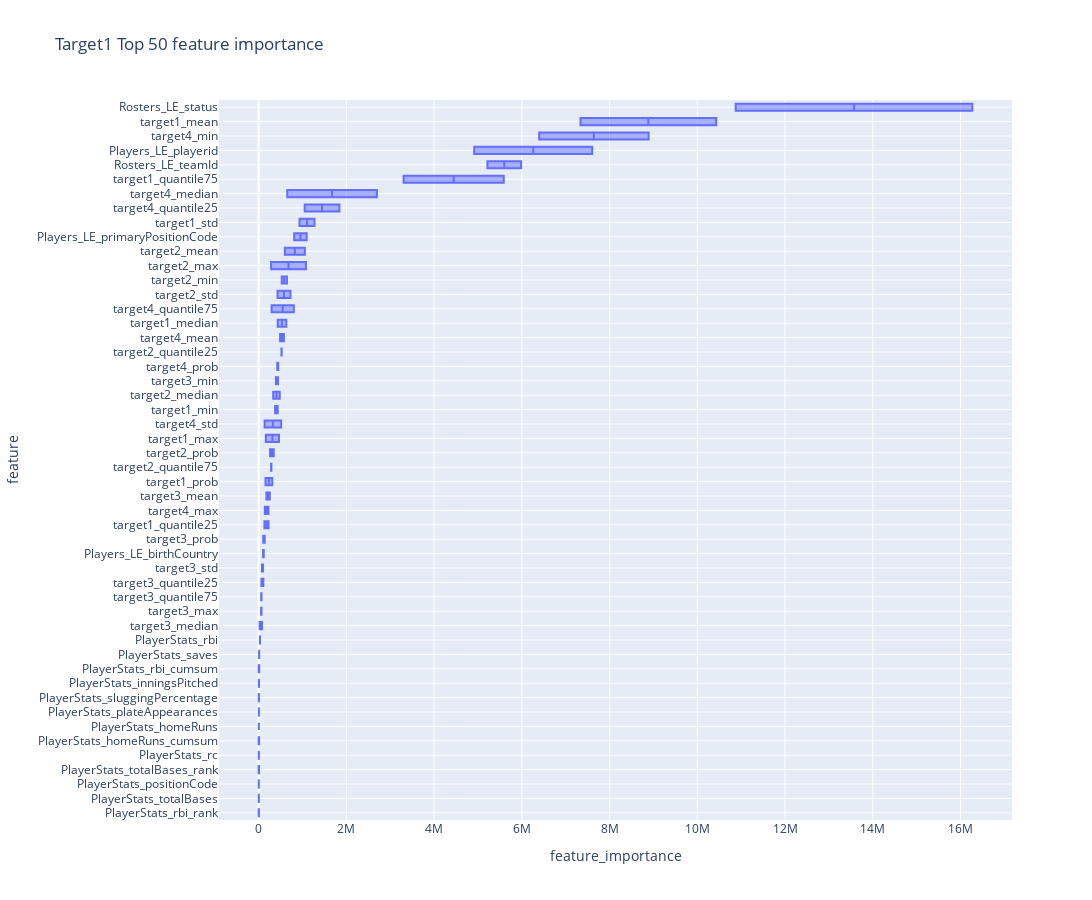
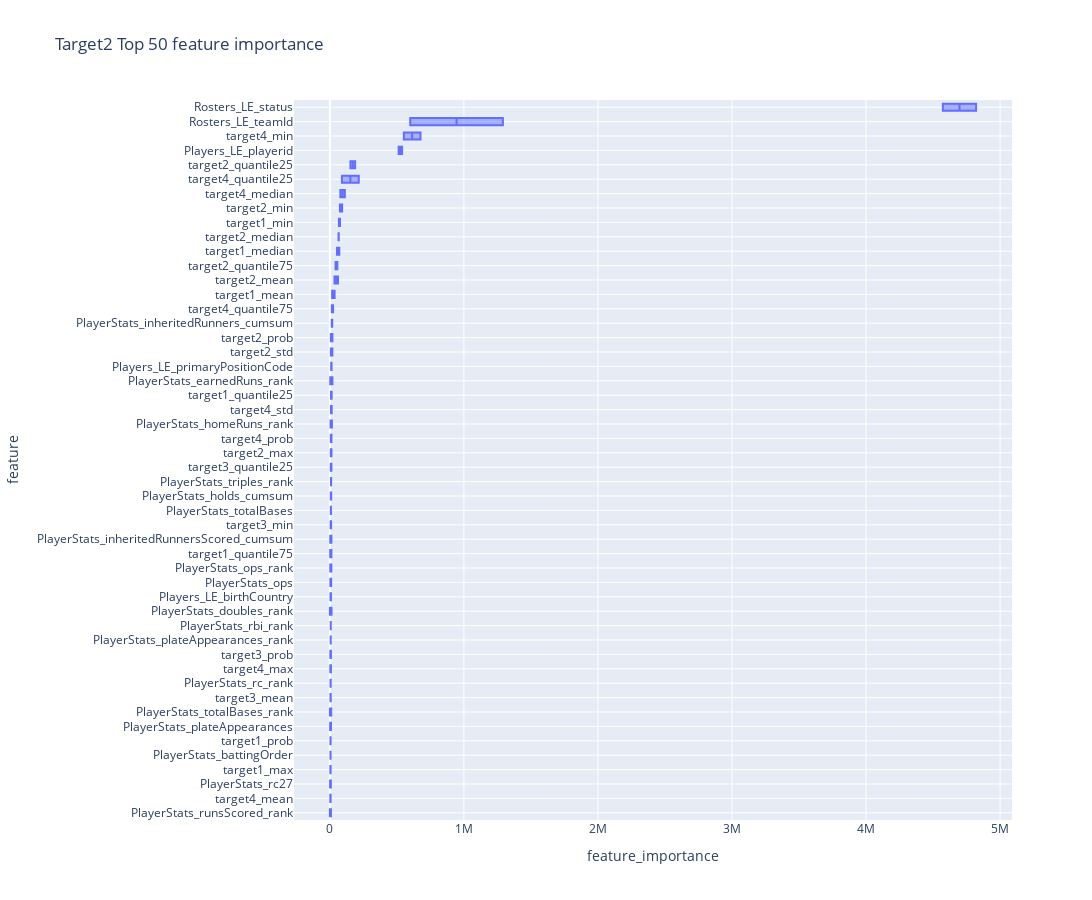
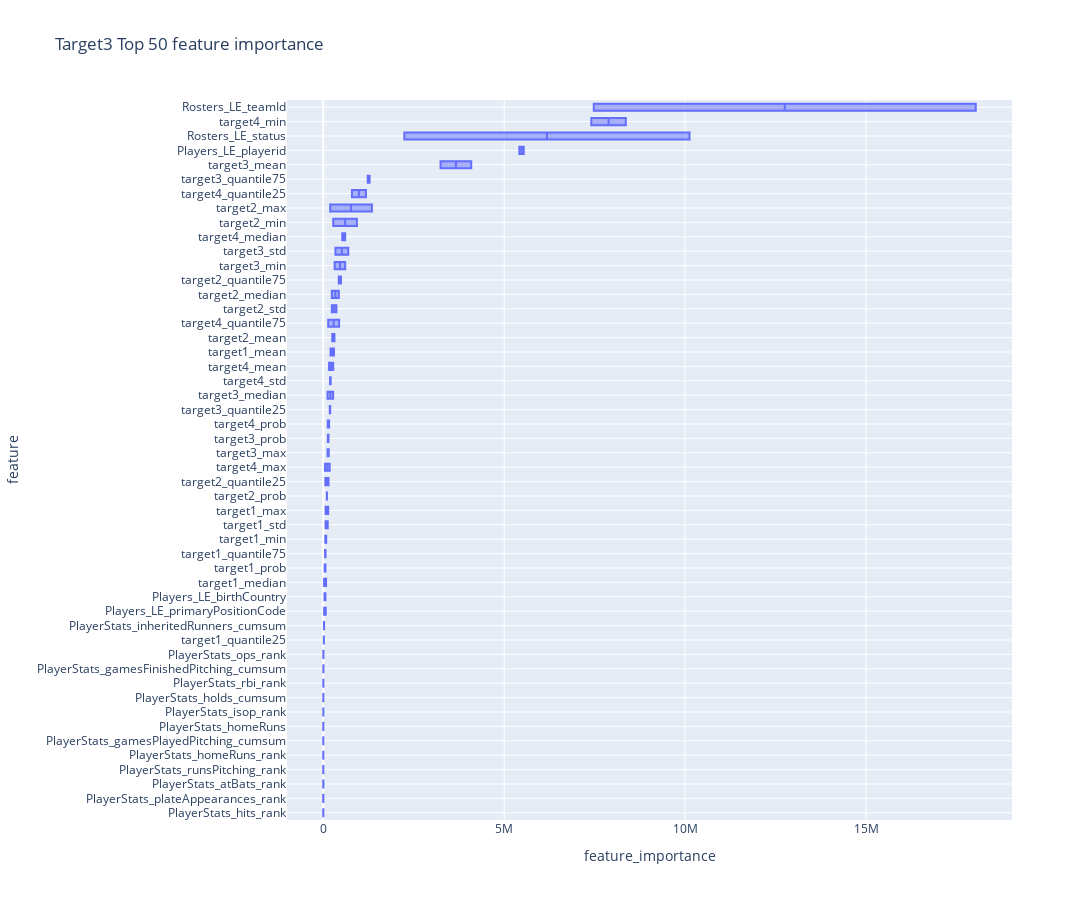
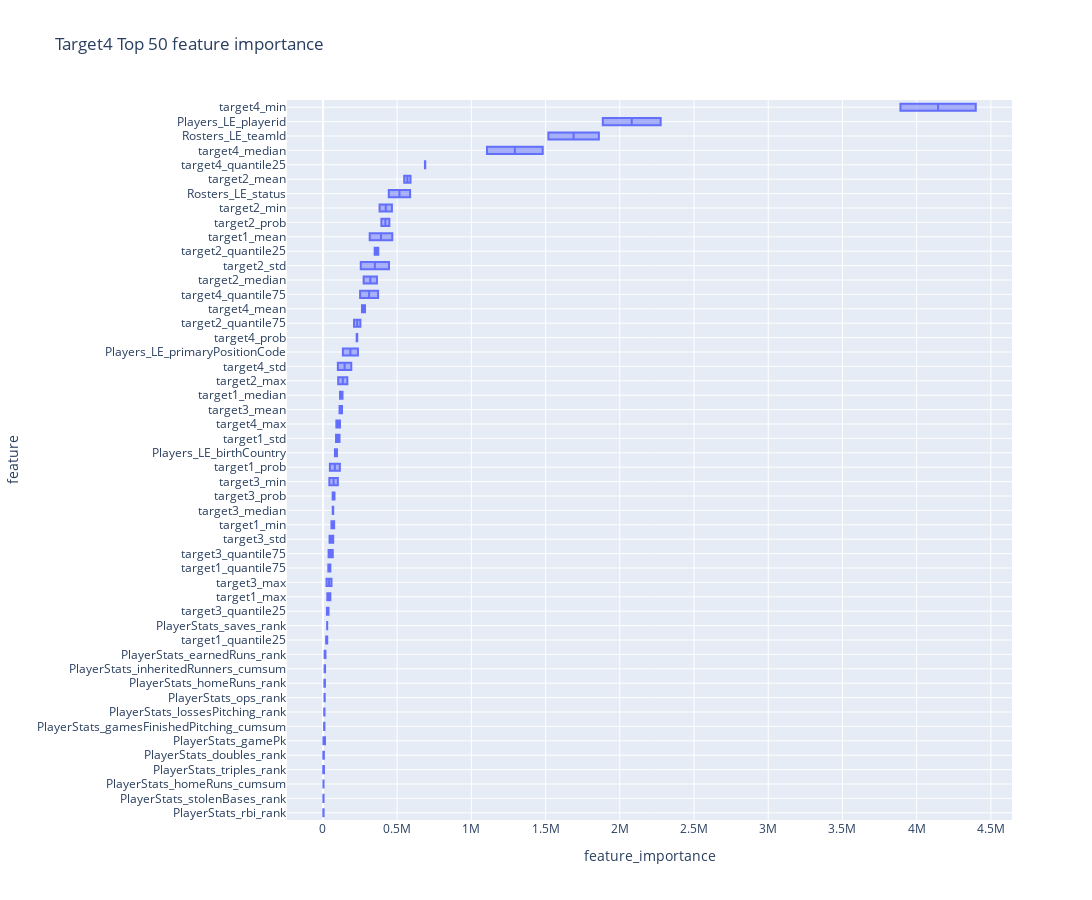

Source (notebook cell) for these figures, in order:
### Code cell
visualize_feature_importance(models, train_feat_df)

### Figure 1 — Plotly figure (JSON) as saved in the notebook; plotly's stock layout.template omitted (floating-point values rounded to 4 significant figures)
{"data": [{"alignmentgroup": "True", "hovertemplate": "feature_importance=%{x}<br>feature=%{y}<extra></extra>", "legendgroup": "", "marker": {"color": "#636efa"}, "name": "", "notched": false, "offsetgroup": "", "orientation": "h", "showlegend": false, "type": "box", "x": [10430000.0, 932300.0, 163800.0, 375900.0, 435000.0, 226400.0, 5588000.0, 311300.0, 1054000.0, 431700.0, 283400.0, 644900.0, 331700.0, 524900.0, 290500.0, 343300.0, 254800.0, 76820.0, 65210.0, 440800.0, 23230.0, 64100.0, 64220.0, 105500.0, 489300.0, 136400.0, 141500.0, 6394000.0, 652200.0, 1049000.0, 295500.0, 446400.0, 5215000.0, 16270000.0, 115300.0, 1096000.0, 7606000.0, 3863.0, 5831.0, 5222.0, 30610.0, 4510.0, 11450.0, 6171.0, 10230.0, 2468.0, 4725.0, 4375.0, 6212.0, 1021.0, 7337000.0, 1274000.0, 463500.0, 434100.0, 631100.0, 132100.0, 3305000.0, 156900.0, 597800.0, 725900.0, 1078000.0, 526500.0, 480900.0, 520600.0, 283300.0, 259900.0, 176800.0, 101300.0, 56480.0, 393200.0, 77250.0, 107300.0, 59300.0, 138200.0, 576300.0, 513700.0, 223400.0, 8891000.0, 2696000.0, 1842000.0, 802300.0, 425100.0, 5983000.0, 10880000.0, 101700.0, 810900.0, 4914000.0, 4717.0, 5765.0, 5303.0, 27540.0, 3830.0, 11000.0, 8293.0, 242.4, 13100.0, 6906.0, 5755.0, 1875.0, 8576.0], "x0": " ", "xaxis": "x", "y": ["target1_mean", "target1_std", "target1_max", "target1_min", "target1_median", "target1_quantile25", "target1_quantile75", "target1_prob", "target2_mean", "target2_std", "target2_max", "target2_min", "target2_median", "target2_quantile25", "target2_quantile75", "target2_prob", "target3_mean", "target3_std", "target3_max", "target3_min", "target3_median", "target3_quantile25", "target3_quantile75", "target3_prob", "target4_mean", "target4_std", "target4_max", "target4_min", "target4_median", "target4_quantile25", "target4_quantile75", "target4_prob", "Rosters_LE_teamId", "Rosters_LE_status", "Players_LE_birthCountry", "Players_LE_primaryPositionCode", "Players_LE_playerid", "PlayerStats_positionCode", "PlayerStats_plateAppearances", "PlayerStats_homeRuns", "PlayerStats_rbi", "PlayerStats_totalBases", "PlayerStats_saves", "PlayerStats_inningsPitched", "PlayerStats_homeRuns_cumsum", "PlayerStats_rbi_cumsum", "PlayerStats_sluggingPercentage", "PlayerStats_rc", "PlayerStats_rbi_rank", "PlayerStats_totalBases_rank", "target1_mean", "target1_std", "target1_max", "target1_min", "target1_median", "target1_quantile25", "target1_quantile75", "target1_prob", "target2_mean", "target2_std", "target2_max", "target2_min", "target2_median", "target2_quantile25", "target2_quantile75", "target2_prob", "target3_mean", "target3_std", "target3_max", "target3_min", "target3_median", "target3_quantile25", "target3_quantile75", "target3_prob", "target4_mean", "target4_std", "target4_max", "target4_min", "target4_median", "target4_quantile25", "target4_quantile75", "target4_prob", "Rosters_LE_teamId", "Rosters_LE_status", "Players_LE_birthCountry", "Players_LE_primaryPositionCode", "Players_LE_playerid", "PlayerStats_positionCode", "PlayerStats_plateAppearances", "PlayerStats_homeRuns", "PlayerStats_rbi", "PlayerStats_totalBases", "PlayerStats_saves", "PlayerStats_inningsPitched", "PlayerStats_homeRuns_cumsum", "PlayerStats_rbi_cumsum", "PlayerStats_sluggingPercentage", "PlayerStats_rc", "PlayerStats_rbi_rank", "PlayerStats_totalBases_rank"], "y0": " ", "yaxis": "y"}], "layout": {"boxmode": "group", "height": 900, "legend": {"tracegroupgap": 0}, "title": {"text": "Target1 Top 50 feature importance"}, "width": 1250, "xaxis": {"anchor": "y", "domain": [0, 1], "title": {"text": "feature_importance"}}, "yaxis": {"anchor": "x", "categoryarray": ["PlayerStats_rbi_rank", "PlayerStats_totalBases", "PlayerStats_positionCode", "PlayerStats_totalBases_rank", "PlayerStats_rc", "PlayerStats_homeRuns_cumsum", "PlayerStats_homeRuns", "PlayerStats_plateAppearances", "PlayerStats_sluggingPercentage", "PlayerStats_inningsPitched", "PlayerStats_rbi_cumsum", "PlayerStats_saves", "PlayerStats_rbi", "target3_median", "target3_max", "target3_quantile75", "target3_quantile25", "target3_std", "Players_LE_birthCountry", "target3_prob", "target1_quantile25", "target4_max", "target3_mean", "target1_prob", "target2_quantile75", "target2_prob", "target1_max", "target4_std", "target1_min", "target2_median", "target3_min", "target4_prob", "target2_quantile25", "target4_mean", "target1_median", "target4_quantile75", "target2_std", "target2_min", "target2_max", "target2_mean", "Players_LE_primaryPositionCode", "target1_std", "target4_quantile25", "target4_median", "target1_quantile75", "Rosters_LE_teamId", "Players_LE_playerid", "target4_min", "target1_mean", "Rosters_LE_status"], "categoryorder": "array", "domain": [0, 1], "showgrid": true, "title": {"text": "feature"}}}}

### Figure 2 — Plotly figure (JSON) as saved in the notebook; plotly's stock layout.template omitted (floating-point values rounded to 4 significant figures)
{"data": [{"alignmentgroup": "True", "hovertemplate": "feature_importance=%{x}<br>feature=%{y}<extra></extra>", "legendgroup": "", "marker": {"color": "#636efa"}, "name": "", "notched": false, "offsetgroup": "", "orientation": "h", "showlegend": false, "type": "box", "x": [35040.0, 3724.0, 75600.0, 70070.0, 13180.0, 2350.0, 4357.0, 60440.0, 18320.0, 6488.0, 91210.0, 64430.0, 153400.0, 42180.0, 18620.0, 4488.0, 8845.0, 6357.0, 7716.0, 5148.0, 7991.0, 7589.0, 551700.0, 77860.0, 215300.0, 23880.0, 11490.0, 1290000.0, 4573000.0, 7851.0, 12280.0, 538700.0, 4372.0, 2011.0, 7808.0, 9657.0, 17320.0, 11280.0, 3659.0, 7200.0, 15130.0, 5944.0, 12270.0, 9149.0, 7776.0, 225.9, 6079.0, 2915.0, 5839.0, 18880.0, 16670.0, 5206.0, 67470.0, 52620.0, 8246.0, 11270.0, 5244.0, 34140.0, 7147.0, 11800.0, 74670.0, 66020.0, 188200.0, 55710.0, 7089.0, 5929.0, 5312.0, 11330.0, 3466.0, 3298.0, 13310.0, 3085.0, 675800.0, 111500.0, 89750.0, 14590.0, 6970.0, 599400.0, 4821000.0, 4614.0, 9482.0, 512900.0, 4930.0, 8091.0, 6568.0, 6309.0, 13710.0, 2853.0, 9299.0, 1493.0, 5030.0, 6160.0, 0, 8060.0, 0, 10050.0, 5824.0, 10500.0, 4668.0, 2696.0], "x0": " ", "xaxis": "x", "y": ["target1_mean", "target1_max", "target1_min", "target1_median", "target1_quantile25", "target1_quantile75", "target1_prob", "target2_mean", "target2_std", "target2_max", "target2_min", "target2_median", "target2_quantile25", "target2_quantile75", "target2_prob", "target3_mean", "target3_min", "target3_quantile25", "target3_prob", "target4_mean", "target4_std", "target4_max", "target4_min", "target4_median", "target4_quantile25", "target4_quantile75", "target4_prob", "Rosters_LE_teamId", "Rosters_LE_status", "Players_LE_birthCountry", "Players_LE_primaryPositionCode", "Players_LE_playerid", "PlayerStats_battingOrder", "PlayerStats_plateAppearances", "PlayerStats_totalBases", "PlayerStats_holds_cumsum", "PlayerStats_inheritedRunners_cumsum", "PlayerStats_inheritedRunnersScored_cumsum", "PlayerStats_ops", "PlayerStats_rc27", "PlayerStats_homeRuns_rank", "PlayerStats_rbi_rank", "PlayerStats_doubles_rank", "PlayerStats_triples_rank", "PlayerStats_runsScored_rank", "PlayerStats_totalBases_rank", "PlayerStats_plateAppearances_rank", "PlayerStats_ops_rank", "PlayerStats_rc_rank", "PlayerStats_earnedRuns_rank", "target1_mean", "target1_max", "target1_min", "target1_median", "target1_quantile25", "target1_quantile75", "target1_prob", "target2_mean", "target2_std", "target2_max", "target2_min", "target2_median", "target2_quantile25", "target2_quantile75", "target2_prob", "target3_mean", "target3_min", "target3_quantile25", "target3_prob", "target4_mean", "target4_std", "target4_max", "target4_min", "target4_median", "target4_quantile25", "target4_quantile75", "target4_prob", "Rosters_LE_teamId", "Rosters_LE_status", "Players_LE_birthCountry", "Players_LE_primaryPositionCode", "Players_LE_playerid", "PlayerStats_battingOrder", "PlayerStats_plateAppearances", "PlayerStats_totalBases", "PlayerStats_holds_cumsum", "PlayerStats_inheritedRunners_cumsum", "PlayerStats_inheritedRunnersScored_cumsum", "PlayerStats_ops", "PlayerStats_rc27", "PlayerStats_homeRuns_rank", "PlayerStats_rbi_rank", "PlayerStats_doubles_rank", "PlayerStats_triples_rank", "PlayerStats_runsScored_rank", "PlayerStats_totalBases_rank", "PlayerStats_plateAppearances_rank", "PlayerStats_ops_rank", "PlayerStats_rc_rank", "PlayerStats_earnedRuns_rank"], "y0": " ", "yaxis": "y"}], "layout": {"boxmode": "group", "height": 900, "legend": {"tracegroupgap": 0}, "title": {"text": "Target2 Top 50 feature importance"}, "width": 1250, "xaxis": {"anchor": "y", "domain": [0, 1], "title": {"text": "feature_importance"}}, "yaxis": {"anchor": "x", "categoryarray": ["PlayerStats_runsScored_rank", "target4_mean", "PlayerStats_rc27", "target1_max", "PlayerStats_battingOrder", "target1_prob", "PlayerStats_plateAppearances", "PlayerStats_totalBases_rank", "target3_mean", "PlayerStats_rc_rank", "target4_max", "target3_prob", "PlayerStats_plateAppearances_rank", "PlayerStats_rbi_rank", "PlayerStats_doubles_rank", "Players_LE_birthCountry", "PlayerStats_ops", "PlayerStats_ops_rank", "target1_quantile75", "PlayerStats_inheritedRunnersScored_cumsum", "target3_min", "PlayerStats_totalBases", "PlayerStats_holds_cumsum", "PlayerStats_triples_rank", "target3_quantile25", "target2_max", "target4_prob", "PlayerStats_homeRuns_rank", "target4_std", "target1_quantile25", "PlayerStats_earnedRuns_rank", "Players_LE_primaryPositionCode", "target2_std", "target2_prob", "PlayerStats_inheritedRunners_cumsum", "target4_quantile75", "target1_mean", "target2_mean", "target2_quantile75", "target1_median", "target2_median", "target1_min", "target2_min", "target4_median", "target4_quantile25", "target2_quantile25", "Players_LE_playerid", "target4_min", "Rosters_LE_teamId", "Rosters_LE_status"], "categoryorder": "array", "domain": [0, 1], "showgrid": true, "title": {"text": "feature"}}}}

### Figure 3 — Plotly figure (JSON) as saved in the notebook; plotly's stock layout.template omitted (floating-point values rounded to 4 significant figures)
{"data": [{"alignmentgroup": "True", "hovertemplate": "feature_importance=%{x}<br>feature=%{y}<extra></extra>", "legendgroup": "", "marker": {"color": "#636efa"}, "name": "", "notched": false, "offsetgroup": "", "orientation": "h", "showlegend": false, "type": "box", "x": [202300.0, 64590.0, 65410.0, 56900.0, 77310.0, 16730.0, 62890.0, 61140.0, 308900.0, 237800.0, 191900.0, 930300.0, 430300.0, 145900.0, 428600.0, 100700.0, 4089000.0, 336900.0, 119800.0, 606400.0, 273400.0, 180900.0, 1229000.0, 128000.0, 161000.0, 188800.0, 46310.0, 7408000.0, 526300.0, 793300.0, 137100.0, 124900.0, 7476000.0, 10120000.0, 34510.0, 68710.0, 5419000.0, 1955.0, 2306.0, 2479.0, 24150.0, 3833.0, 1164.0, 160.5, 3173.0, 0, 3469.0, 3880.0, 2719.0, 1433.0, 297000.0, 122800.0, 136400.0, 81920.0, 21960.0, 15960.0, 49910.0, 38610.0, 248900.0, 363400.0, 1344000.0, 276500.0, 237200.0, 58390.0, 489400.0, 102100.0, 3242000.0, 691100.0, 150900.0, 315800.0, 117700.0, 192100.0, 1280000.0, 144300.0, 275800.0, 204700.0, 177800.0, 8361000.0, 605000.0, 1180000.0, 438500.0, 161100.0, 18030000.0, 2240000.0, 59970.0, 24240.0, 5541000.0, 2347.0, 1644.0, 2654.0, 20990.0, 5134.0, 2626.0, 3164.0, 2027.0, 3444.0, 0, 5287.0, 2118.0, 2332.0], "x0": " ", "xaxis": "x", "y": ["target1_mean", "target1_std", "target1_max", "target1_min", "target1_median", "target1_quantile25", "target1_quantile75", "target1_prob", "target2_mean", "target2_std", "target2_max", "target2_min", "target2_median", "target2_quantile25", "target2_quantile75", "target2_prob", "target3_mean", "target3_std", "target3_max", "target3_min", "target3_median", "target3_quantile25", "target3_quantile75", "target3_prob", "target4_mean", "target4_std", "target4_max", "target4_min", "target4_median", "target4_quantile25", "target4_quantile75", "target4_prob", "Rosters_LE_teamId", "Rosters_LE_status", "Players_LE_birthCountry", "Players_LE_primaryPositionCode", "Players_LE_playerid", "PlayerStats_homeRuns", "PlayerStats_gamesPlayedPitching_cumsum", "PlayerStats_holds_cumsum", "PlayerStats_inheritedRunners_cumsum", "PlayerStats_gamesFinishedPitching_cumsum", "PlayerStats_homeRuns_rank", "PlayerStats_hits_rank", "PlayerStats_rbi_rank", "PlayerStats_plateAppearances_rank", "PlayerStats_atBats_rank", "PlayerStats_ops_rank", "PlayerStats_isop_rank", "PlayerStats_runsPitching_rank", "target1_mean", "target1_std", "target1_max", "target1_min", "target1_median", "target1_quantile25", "target1_quantile75", "target1_prob", "target2_mean", "target2_std", "target2_max", "target2_min", "target2_median", "target2_quantile25", "target2_quantile75", "target2_prob", "target3_mean", "target3_std", "target3_max", "target3_min", "target3_median", "target3_quantile25", "target3_quantile75", "target3_prob", "target4_mean", "target4_std", "target4_max", "target4_min", "target4_median", "target4_quantile25", "target4_quantile75", "target4_prob", "Rosters_LE_teamId", "Rosters_LE_status", "Players_LE_birthCountry", "Players_LE_primaryPositionCode", "Players_LE_playerid", "PlayerStats_homeRuns", "PlayerStats_gamesPlayedPitching_cumsum", "PlayerStats_holds_cumsum", "PlayerStats_inheritedRunners_cumsum", "PlayerStats_gamesFinishedPitching_cumsum", "PlayerStats_homeRuns_rank", "PlayerStats_hits_rank", "PlayerStats_rbi_rank", "PlayerStats_plateAppearances_rank", "PlayerStats_atBats_rank", "PlayerStats_ops_rank", "PlayerStats_isop_rank", "PlayerStats_runsPitching_rank"], "y0": " ", "yaxis": "y"}], "layout": {"boxmode": "group", "height": 900, "legend": {"tracegroupgap": 0}, "title": {"text": "Target3 Top 50 feature importance"}, "width": 1250, "xaxis": {"anchor": "y", "domain": [0, 1], "title": {"text": "feature_importance"}}, "yaxis": {"anchor": "x", "categoryarray": ["PlayerStats_hits_rank", "PlayerStats_plateAppearances_rank", "PlayerStats_atBats_rank", "PlayerStats_runsPitching_rank", "PlayerStats_homeRuns_rank", "PlayerStats_gamesPlayedPitching_cumsum", "PlayerStats_homeRuns", "PlayerStats_isop_rank", "PlayerStats_holds_cumsum", "PlayerStats_rbi_rank", "PlayerStats_gamesFinishedPitching_cumsum", "PlayerStats_ops_rank", "target1_quantile25", "PlayerStats_inheritedRunners_cumsum", "Players_LE_primaryPositionCode", "Players_LE_birthCountry", "target1_median", "target1_prob", "target1_quantile75", "target1_min", "target1_std", "target1_max", "target2_prob", "target2_quantile25", "target4_max", "target3_max", "target3_prob", "target4_prob", "target3_quantile25", "target3_median", "target4_std", "target4_mean", "target1_mean", "target2_mean", "target4_quantile75", "target2_std", "target2_median", "target2_quantile75", "target3_min", "target3_std", "target4_median", "target2_min", "target2_max", "target4_quantile25", "target3_quantile75", "target3_mean", "Players_LE_playerid", "Rosters_LE_status", "target4_min", "Rosters_LE_teamId"], "categoryorder": "array", "domain": [0, 1], "showgrid": true, "title": {"text": "feature"}}}}

### Figure 4 — Plotly figure (JSON) as saved in the notebook; plotly's stock layout.template omitted (floating-point values rounded to 4 significant figures)
{"data": [{"alignmentgroup": "True", "hovertemplate": "feature_importance=%{x}<br>feature=%{y}<extra></extra>", "legendgroup": "", "marker": {"color": "#636efa"}, "name": "", "notched": false, "offsetgroup": "", "orientation": "h", "showlegend": false, "type": "box", "x": [467100.0, 111500.0, 29500.0, 75500.0, 115100.0, 21730.0, 36250.0, 114000.0, 547600.0, 444900.0, 164400.0, 464600.0, 274300.0, 372700.0, 252200.0, 393700.0, 128600.0, 69120.0, 57560.0, 100500.0, 65830.0, 26760.0, 66040.0, 65380.0, 263000.0, 190900.0, 114600.0, 4398000.0, 1105000.0, 687300.0, 250400.0, 231000.0, 1859000.0, 443600.0, 94480.0, 235800.0, 2275000.0, 3492.0, 3525.0, 14210.0, 10040.0, 13230.0, 2792.0, 2634.0, 2064.0, 4177.0, 10370.0, 10410.0, 28450.0, 16970.0, 315100.0, 88210.0, 49920.0, 57400.0, 131800.0, 28880.0, 49880.0, 46710.0, 589900.0, 254800.0, 102900.0, 381700.0, 363800.0, 348600.0, 209500.0, 447400.0, 111800.0, 44590.0, 24370.0, 43200.0, 69150.0, 37440.0, 38170.0, 77780.0, 283300.0, 100500.0, 90640.0, 3891000.0, 1481000.0, 689300.0, 371500.0, 227300.0, 1519000.0, 587300.0, 80860.0, 134400.0, 1886000.0, 13790.0, 3753.0, 11100.0, 8014.0, 9587.0, 4256.0, 6316.0, 6761.0, 2942.0, 11860.0, 8671.0, 28560.0, 11200.0], "x0": " ", "xaxis": "x", "y": ["target1_mean", "target1_std", "target1_max", "target1_min", "target1_median", "target1_quantile25", "target1_quantile75", "target1_prob", "target2_mean", "target2_std", "target2_max", "target2_min", "target2_median", "target2_quantile25", "target2_quantile75", "target2_prob", "target3_mean", "target3_std", "target3_max", "target3_min", "target3_median", "target3_quantile25", "target3_quantile75", "target3_prob", "target4_mean", "target4_std", "target4_max", "target4_min", "target4_median", "target4_quantile25", "target4_quantile75", "target4_prob", "Rosters_LE_teamId", "Rosters_LE_status", "Players_LE_birthCountry", "Players_LE_primaryPositionCode", "Players_LE_playerid", "PlayerStats_gamePk", "PlayerStats_homeRuns_cumsum", "PlayerStats_inheritedRunners_cumsum", "PlayerStats_gamesFinishedPitching_cumsum", "PlayerStats_homeRuns_rank", "PlayerStats_rbi_rank", "PlayerStats_doubles_rank", "PlayerStats_triples_rank", "PlayerStats_stolenBases_rank", "PlayerStats_ops_rank", "PlayerStats_lossesPitching_rank", "PlayerStats_saves_rank", "PlayerStats_earnedRuns_rank", "target1_mean", "target1_std", "target1_max", "target1_min", "target1_median", "target1_quantile25", "target1_quantile75", "target1_prob", "target2_mean", "target2_std", "target2_max", "target2_min", "target2_median", "target2_quantile25", "target2_quantile75", "target2_prob", "target3_mean", "target3_std", "target3_max", "target3_min", "target3_median", "target3_quantile25", "target3_quantile75", "target3_prob", "target4_mean", "target4_std", "target4_max", "target4_min", "target4_median", "target4_quantile25", "target4_quantile75", "target4_prob", "Rosters_LE_teamId", "Rosters_LE_status", "Players_LE_birthCountry", "Players_LE_primaryPositionCode", "Players_LE_playerid", "PlayerStats_gamePk", "PlayerStats_homeRuns_cumsum", "PlayerStats_inheritedRunners_cumsum", "PlayerStats_gamesFinishedPitching_cumsum", "PlayerStats_homeRuns_rank", "PlayerStats_rbi_rank", "PlayerStats_doubles_rank", "PlayerStats_triples_rank", "PlayerStats_stolenBases_rank", "PlayerStats_ops_rank", "PlayerStats_lossesPitching_rank", "PlayerStats_saves_rank", "PlayerStats_earnedRuns_rank"], "y0": " ", "yaxis": "y"}], "layout": {"boxmode": "group", "height": 900, "legend": {"tracegroupgap": 0}, "title": {"text": "Target4 Top 50 feature importance"}, "width": 1250, "xaxis": {"anchor": "y", "domain": [0, 1], "title": {"text": "feature_importance"}}, "yaxis": {"anchor": "x", "categoryarray": ["PlayerStats_rbi_rank", "PlayerStats_stolenBases_rank", "PlayerStats_homeRuns_cumsum", "PlayerStats_triples_rank", "PlayerStats_doubles_rank", "PlayerStats_gamePk", "PlayerStats_gamesFinishedPitching_cumsum", "PlayerStats_lossesPitching_rank", "PlayerStats_ops_rank", "PlayerStats_homeRuns_rank", "PlayerStats_inheritedRunners_cumsum", "PlayerStats_earnedRuns_rank", "target1_quantile25", "PlayerStats_saves_rank", "target3_quantile25", "target1_max", "target3_max", "target1_quantile75", "target3_quantile75", "target3_std", "target1_min", "target3_median", "target3_prob", "target3_min", "target1_prob", "Players_LE_birthCountry", "target1_std", "target4_max", "target3_mean", "target1_median", "target2_max", "target4_std", "Players_LE_primaryPositionCode", "target4_prob", "target2_quantile75", "target4_mean", "target4_quantile75", "target2_median", "target2_std", "target2_quantile25", "target1_mean", "target2_prob", "target2_min", "Rosters_LE_status", "target2_mean", "target4_quantile25", "target4_median", "Rosters_LE_teamId", "Players_LE_playerid", "target4_min"], "categoryorder": "array", "domain": [0, 1], "showgrid": true, "title": {"text": "feature"}}}}
